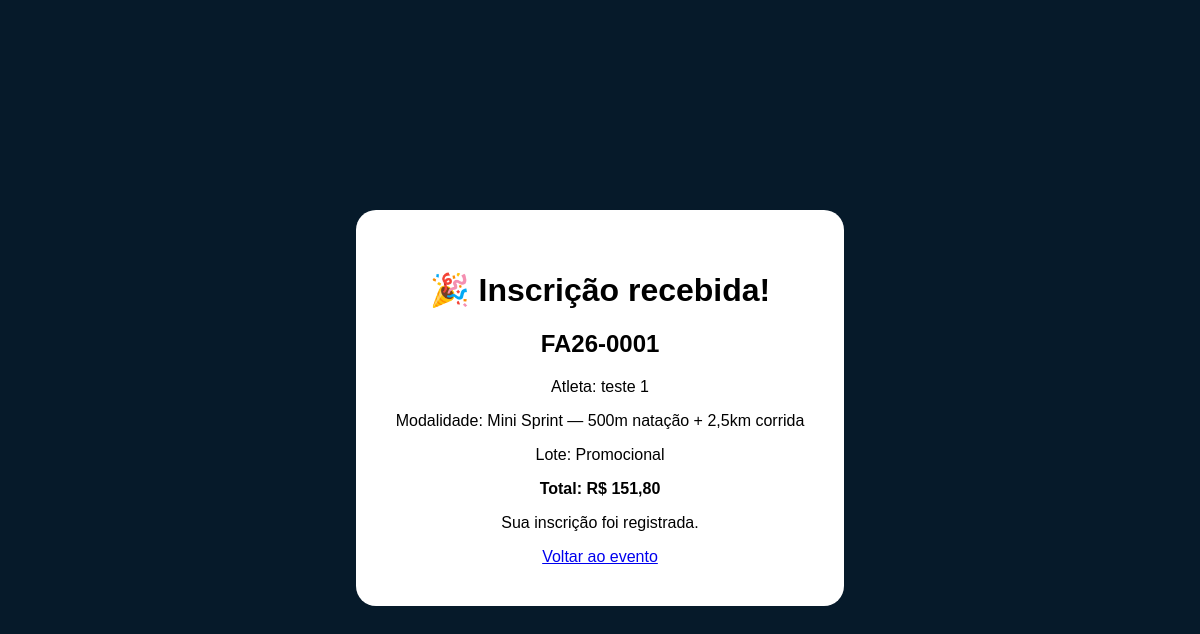
The page /inscricao/sucesso/FA26-0001/ on the database as committed earlier.
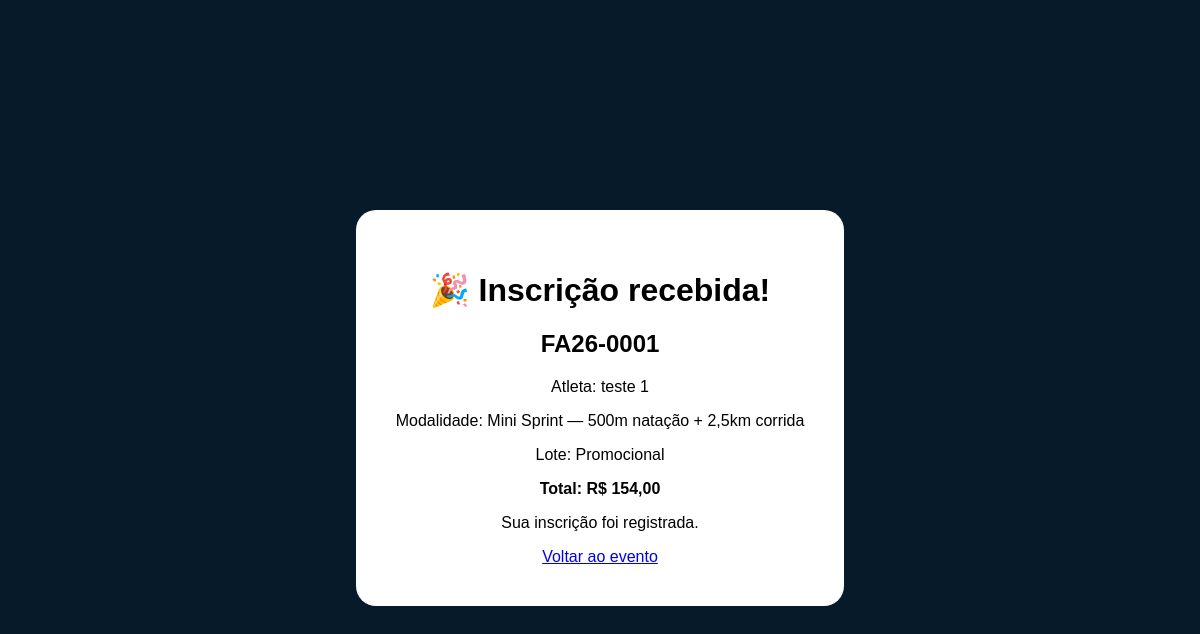
The same page on the database as committed later.
### inscricoes/models.py (models this page shows, shortened)
class Inscricao(models.Model):
    MINI = "MINI"
    SPRINT = "SPRINT"
    MODALIDADES = [
        (
            MINI,
            "Mini Sprint — 500m natação + 2,5km corrida",
        ),
        (
            SPRINT,
            "Sprint — 1km natação + 5km corrida",
        ),
    ]
    PENDENTE = "PENDENTE"
    PAGO = "PAGO"
    CANCELADO = "CANCELADO"
    STATUS = [
        (PENDENTE, "Aguardando pagamento"),
        (PAGO, "Pagamento confirmado"),
        (CANCELADO, "Cancelada"),
    ]
    numero = models.CharField(
        max_length=20,
        unique=True,
        blank=True,
    )
    nome = models.CharField(
        max_length=150,
    )
    telefone = models.CharField(
        max_length=30,
    )
    email = models.EmailField()
    data_nascimento = models.DateField()
    modalidade = models.CharField(
        max_length=10,
        choices=MODALIDADES,
    )
    militar = models.BooleanField(
        default=False,
    )
    comprovante_militar = models.FileField(
        upload_to="comprovantes/militares/",
        blank=True,
        null=True,
    )
    autorizacao_responsavel = models.FileField(
        upload_to="comprovantes/responsaveis/",
        blank=True,
        null=True,
    )
    lote = models.CharField(
        max_length=40,
        blank=True,
    )
    valor_inscricao = models.DecimalField(
        max_digits=8,
        decimal_places=2,
        default=0,
    )
    valor_total = models.DecimalField(
        max_digits=8,
        decimal_places=2,
        default=0,
    )
    status = models.CharField(
        max_length=12,
        choices=STATUS,
        default=PENDENTE,
    )
    criado_em = models.DateTimeField(
        auto_now_add=True,
    )
    atualizado_em = models.DateTimeField(
        auto_now=True,
    )
    class Meta:
        ordering = ["-criado_em"]
        verbose_name = "Inscrição"
        verbose_name_plural = "Inscrições"

### inscricoes/views.py (the view)
def sucesso(request, numero):
    inscricao = get_object_or_404(
        Inscricao,
        numero=numero,
    )
    return render(
        request,
        "registration/sucesso.html",
        {
            "inscricao": inscricao,
        },
    )

### templates/registration/sucesso.html (shortened to what this page needs)
<!doctype html>
<html lang="pt-BR">
<head>
</head>
<body style="
        font-family:Arial;
        display:grid;
        place-items:center;
        min-height:100vh;
        background:#061a2a;
    ">
    <div style="
        background:#fff;
        padding:40px;
        border-radius:20px;
        max-width:560px;
        text-align:center;
    ">
        <h1>
            🎉 Inscrição recebida!
        </h1>
        <h2>
            {{ inscricao.numero }}
        </h2>
        <p>
            Atleta:
            {{ inscricao.nome }}
        </p>
        <p>
            Modalidade:
            {{ inscricao.get_modalidade_display }}
        </p>
        <p>
            Lote:
            {{ inscricao.lote }}
        </p>
        <p>
            <b>
                Total:
                R$ {{ inscricao.valor_total }}
            </b>
        </p>
        <p>
            Sua inscrição foi registrada.
        </p>
        <a href="/">
            Voltar ao evento
        </a>
    </div>
</body>
</html>

Rows that differ between the two databases and show on the page:
changed Inscricao "FA26-0001": valor_total "151,80" → "154,00"
